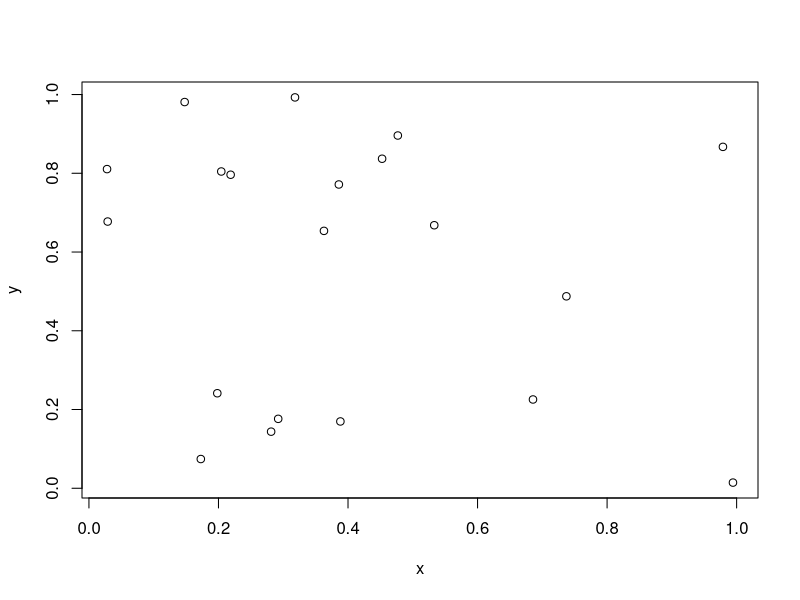
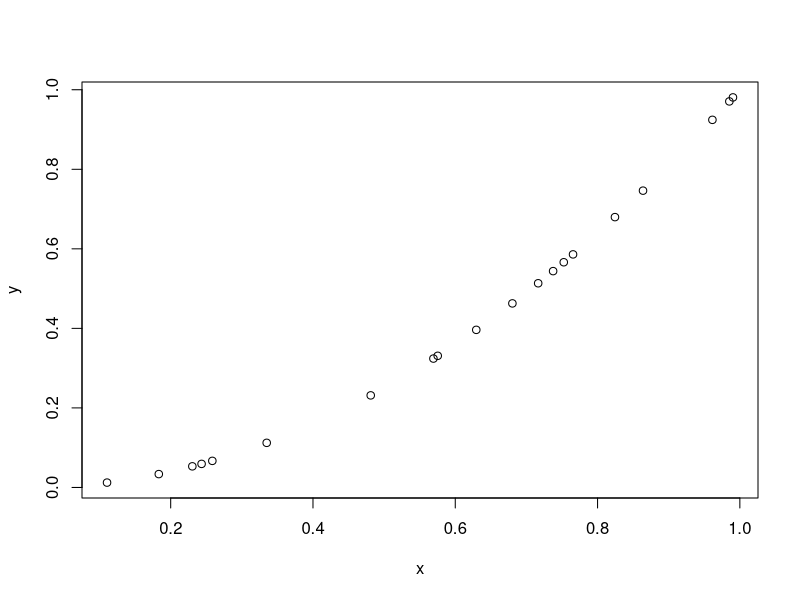
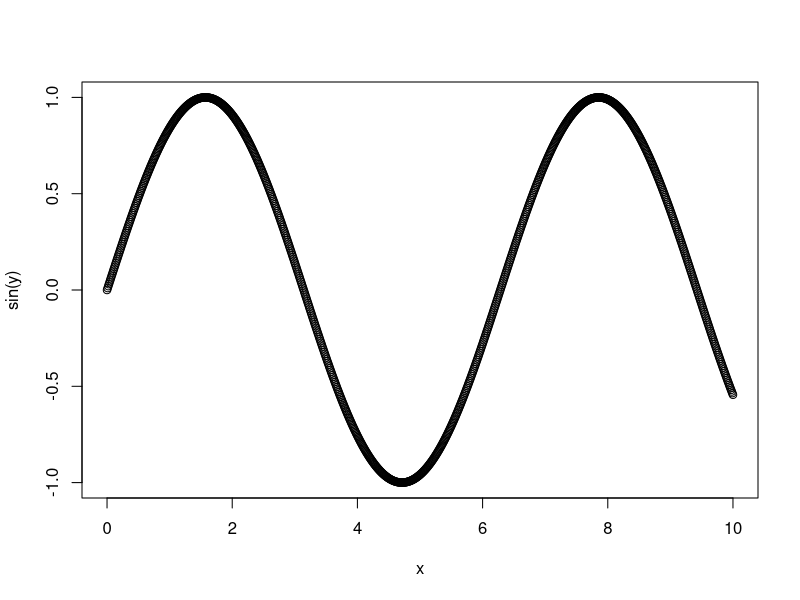
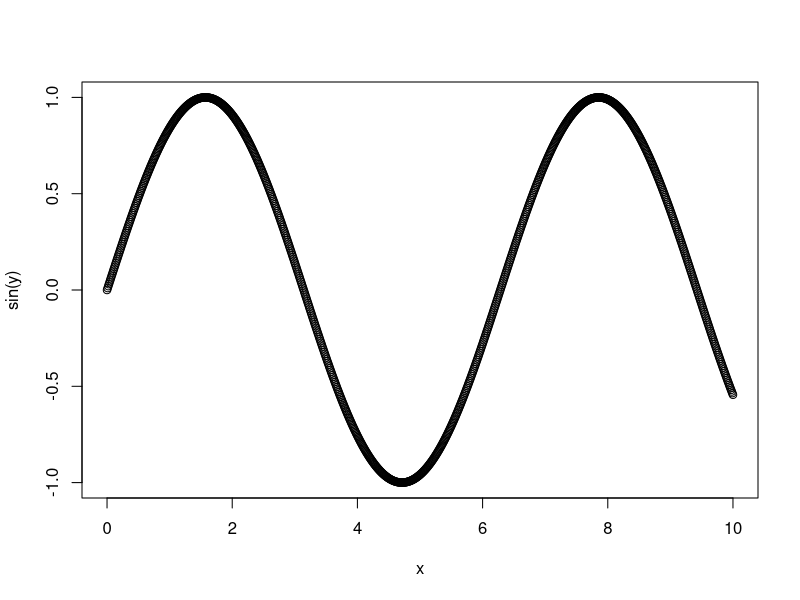
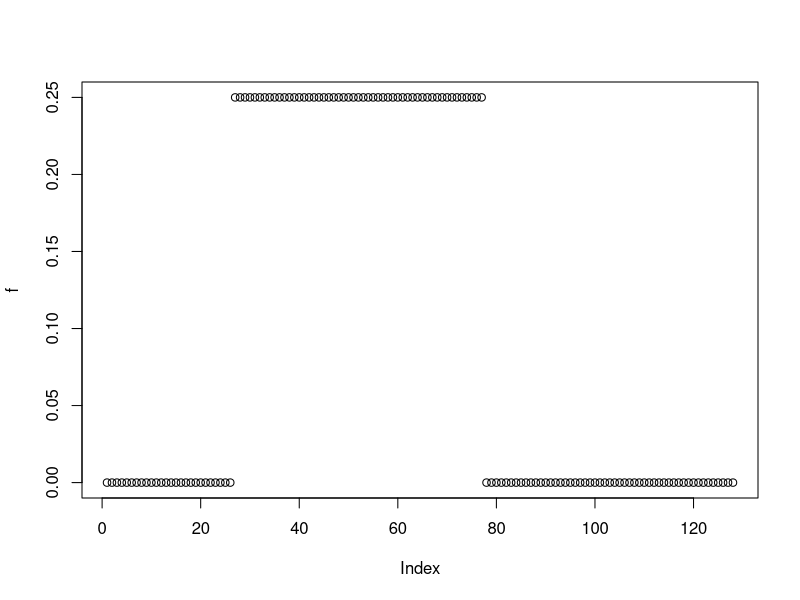
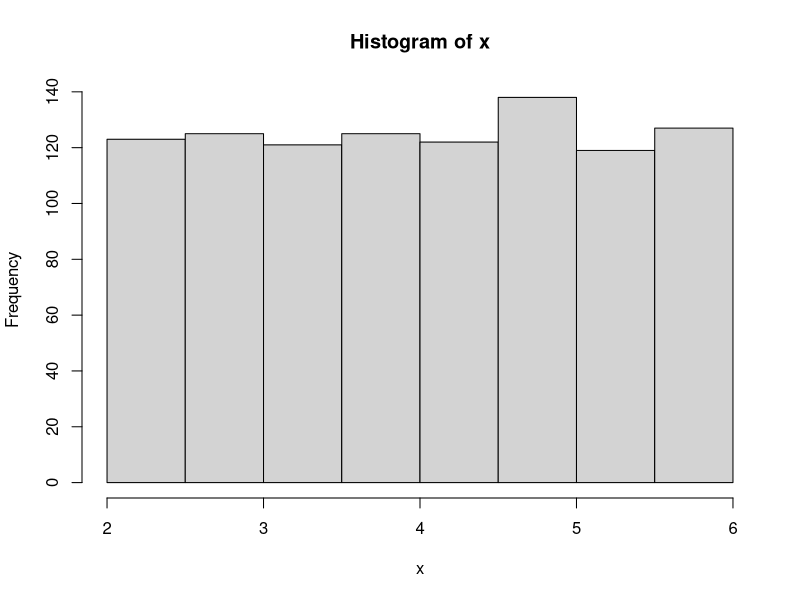
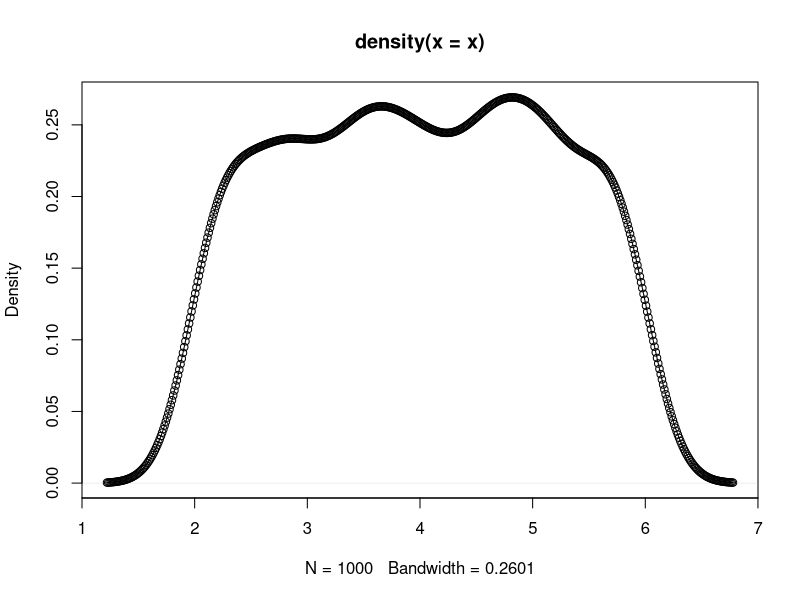
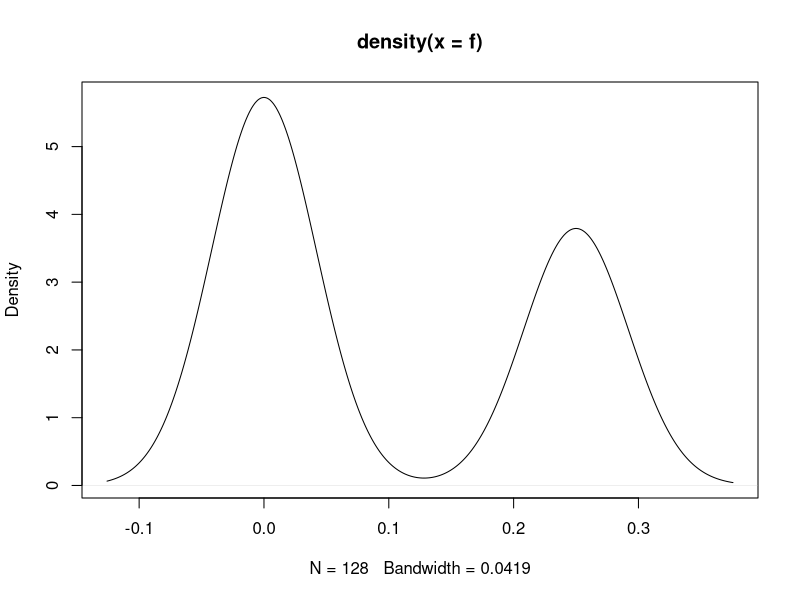

Write the R code that produced these figures, in order.
n <- 20
x <- runif(n)
y <- runif(n)
plot(x,y)
n <- 20
x <- runif(n)
y <- x^2
plot(x,y)


x <- seq(from = 0, to = 10, by = 0.01)
y <- x
lines(plot(x, sin(y)))
points(plot(x, sin(y)))


#ex2
t <- seq(0, 10, length = 128)
f <- dunif(t, min = 2, max = 6)
plot(f)
x <- runif(10^3, min = 2, max = 6)
hist(x)
plot(density(x))
points(density(x))
plot(density(f))


#ex3
x <- runif(1000, 0, 1)
y <- runif(1000, 0, 1)
z <- pmin(x, y)
plot(density(z))
mean(z)


#ex4
x <- runif(1000, 0, 1)
y <- runif(1000, 0, 1)
z <- runif(1000, 0, 1)
new <- x+y+z
plot(density(new))
t <- seq(0, 3, length = 100)
f <- dnorm(t, mean(t), sd(t))
plot(density(f))
plot(density(new))
